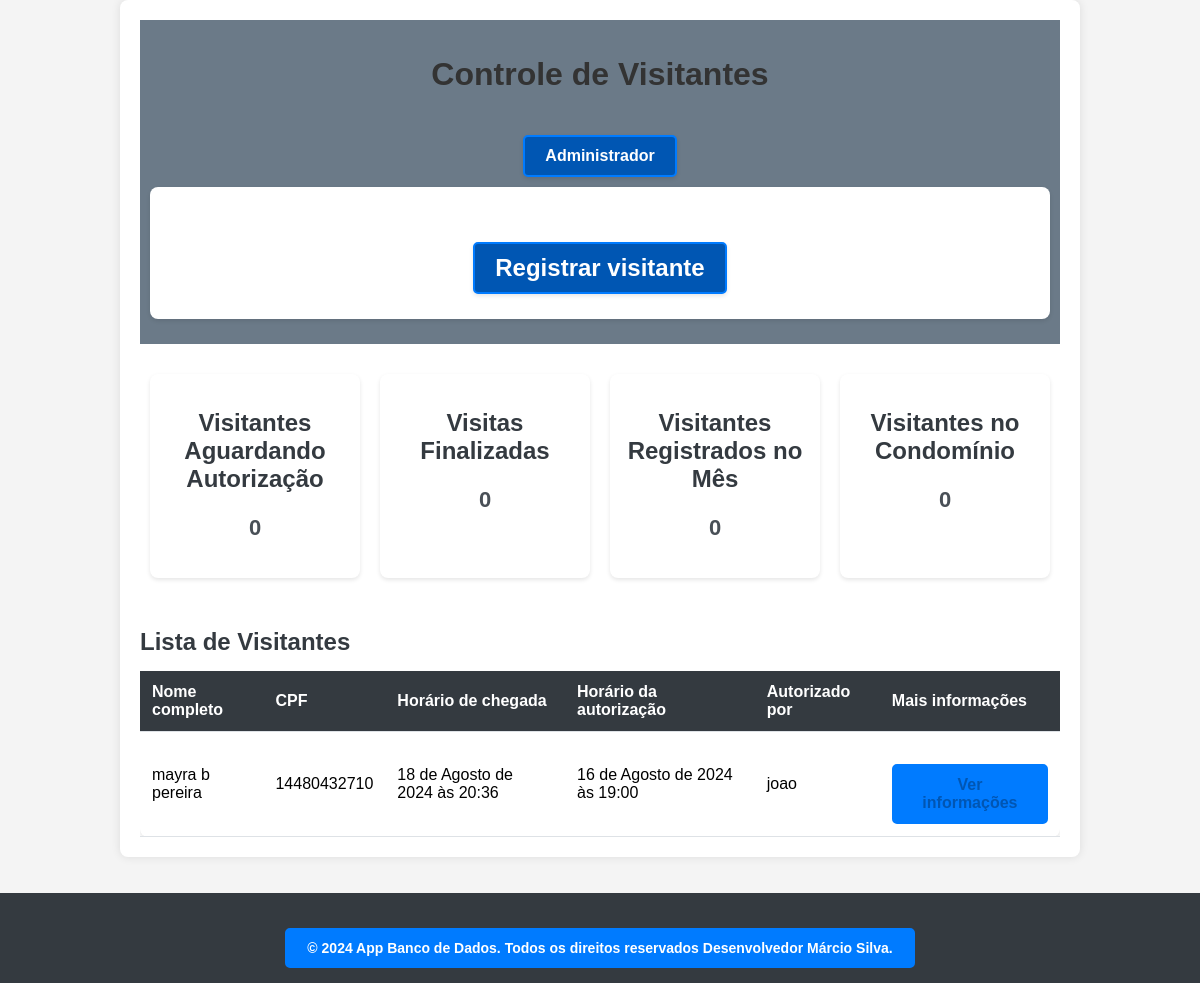
The app's page /, older data.
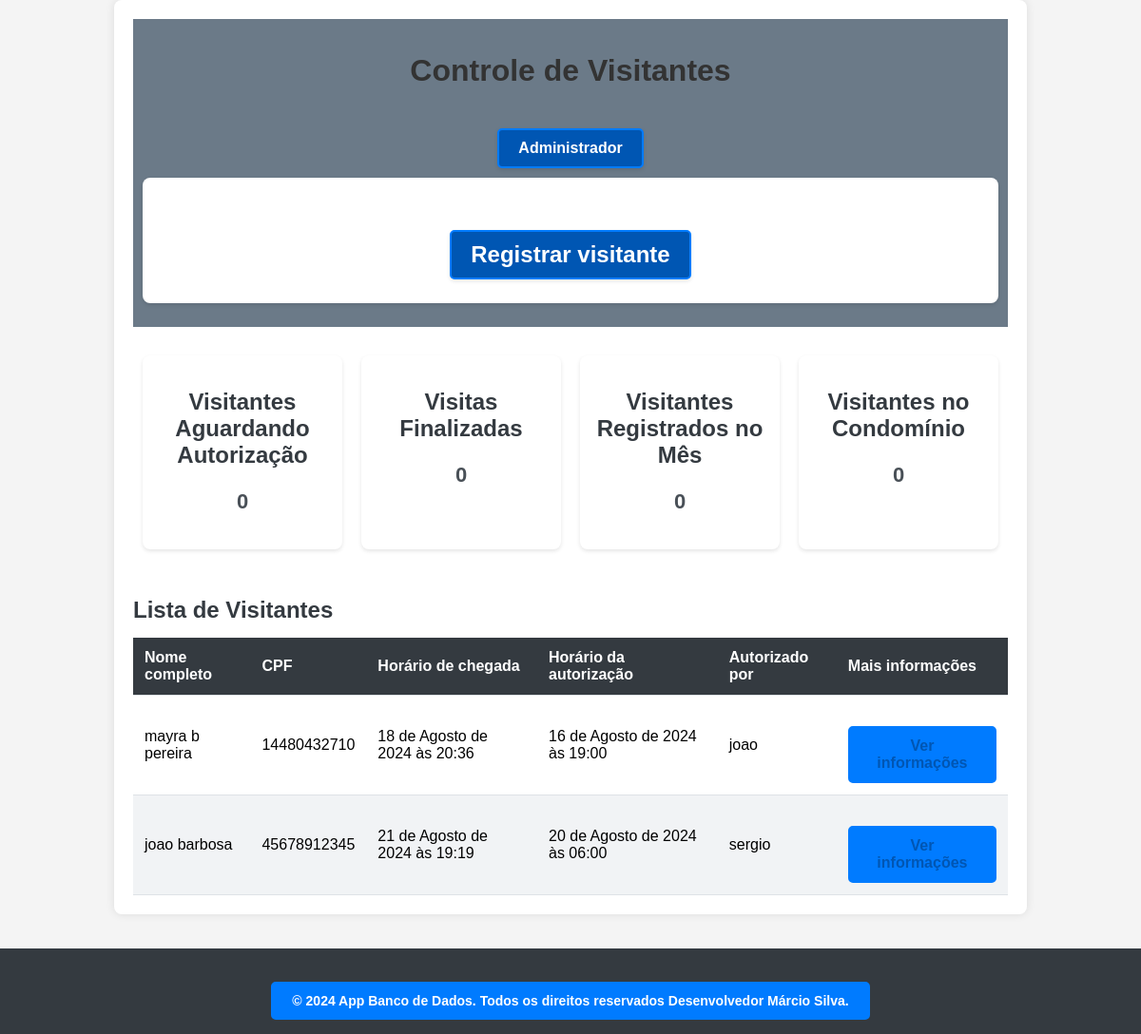
The same page, newer data.
### visitantes/models.py (models this page shows, shortened)
class Visitante(models.Model):
    registrado_por = models.ForeignKey(
        "porteiros.Porteiro",
        verbose_name="Porteiro responsável pelo registro",
        on_delete=models.PROTECT,
    )
    nome_completo = models.CharField(
        verbose_name="Nome Completo",
        max_length=150,
    )
    cpf = models.CharField(
        verbose_name="CPF",
        max_length=11,
    )
    data_nascimento = models.DateField(
        verbose_name="Data de Nascimento",
        auto_now_add=False,
        auto_now=False,
    )
    numero_casa = models.PositiveSmallIntegerField(
        verbose_name="Número da casa a ser visitada",
    )
    placa_veiculo = models.CharField(
        verbose_name="Placa do Veículo",
        max_length=7,
        blank=True,
        null=True,
    )
    horario_chegada = models.DateTimeField(
        verbose_name="Horário de Chegada na Portaria",
        auto_now_add=True,
    )
    horario_saida = models.DateTimeField(
        verbose_name="Horário de saída do condomínio",
        auto_now=False,
        blank=True,
        null=True,
    )
    horario_autorizacao = models.DateTimeField(
        verbose_name="Horário de Autorização de Entrada",
        auto_now=False,
        blank=True,
        null=True,
    )
    morador_responsavel = models.CharField(
        verbose_name="Nome do morador responsável por autorizar a entrada",
        max_length=50,
        blank=True,
    )
    STATUS_VISITANTE = [
        ("AGUARDANDO", " Aguardando autorização"),
        ("EM_VISITA", "Em visita"),
        ("FINALIZADO", "Visita finalizada"),
    ]
    status = models.CharField(
        verbose_name = "Status",
        max_length = 10,
        choices = STATUS_VISITANTE,
        default = "AGUARDANDO",
    )
    class Meta:
        verbose_name="Visitante"
        verbose_name_plural="Visitantes"
        db_table="visitante"

### dashboard/views.py (the view)
# urls.py: path('', index, name='usuarios'),
def index(request):
    todos_visitantes = Visitante.objects.all()
    context = {
        "nome_pagina": "Inicio da Dashboard",
        "todos_visitantes": todos_visitantes,
    }
    return render(request, "index.html", context)

### templates/index.html (shortened to what this page needs)
{% extends "base.html" %}
{% block conteudo%}
<div class="container">
    <header>
        <h1>Controle de Visitantes</h1>
        <nav>
            <ul>
                <li><a href="{% url 'admin:index' %}">Administrador</a></li>
            </ul>
            <div class="card">
                <h2><a href="{% url 'registrar_visitante' %}">Registrar visitante</a></h2>
            </div>
        </nav>
    </header>
    <main>
        <div class="card">
            <h2>Visitantes Aguardando Autorização</h2>
            <p>0</p>
        </div>
        <div class="card">
            <h2>Visitas Finalizadas</h2>
            <p>0</p>
        </div>
        <div class="card">
            <h2>Visitantes Registrados no Mês</h2>
            <p>0</p>
        </div>
        <div class="card">
            <h2>Visitantes no Condomínio</h2>
            <p>0</p>
        </div>
        <div class="table-container">
            <h2>Lista de Visitantes</h2>
            <div class="table-responsive">
                <table class="table">
                    <thead>
                        <tr>
                            <th>Nome completo</th>
                            <th>CPF</th>
                            <th>Horário de chegada</th>
                            <th>Horário da autorização</th>
                            <th>Autorizado por</th>
                            <th>Mais informações</th>
                        </tr>
                    </thead>
                    <tbody>
                        {% for visitante in todos_visitantes %}
                        <tr>
                            <td>{{ visitante.nome_completo }}</td>
                            <td>{{ visitante.cpf }}</td>
                            <td>{{ visitante.horario_chegada }}</td>
                            <td>{{ visitante.horario_autorizacao }}</td>
                            <td>{{ visitante.morador_responsavel }}</td>
                            <td>
                                <a href="{% url 'informacoes_visitante' id=visitante.id %}">
                                    Ver informações
                                </a>
                            </td>
                        </tr>
                        {% endfor %}
                    </tbody>
                </table>
            </div>
        </div>
    </main>
</div>
<br><br>
{% endblock conteudo %}

Row changes from the older to the newer data that the page shows:
added Visitante: nome_completo "joao barbosa", cpf "45678912345", horario_chegada "21 de Agosto de 2024 às 19:19", horario_autorizacao "20 de Agosto de 2024 às 06:00", morador_responsavel "sergio"
